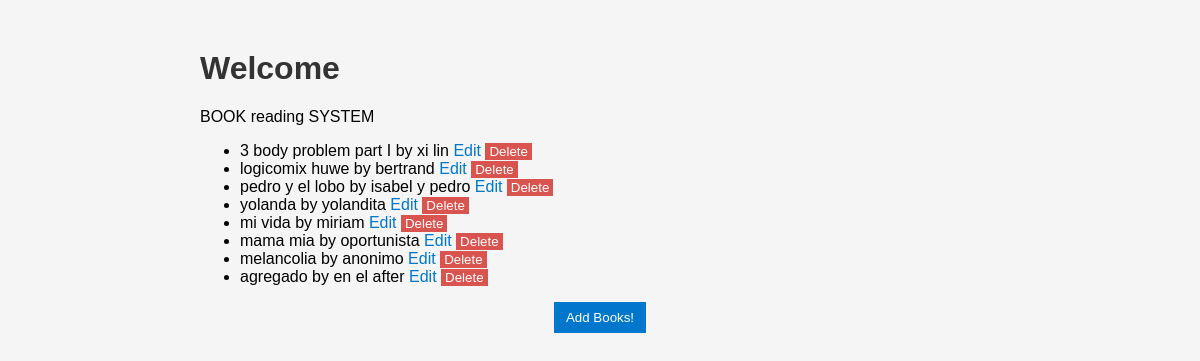
/libros, run on an earlier commit of the app's database.
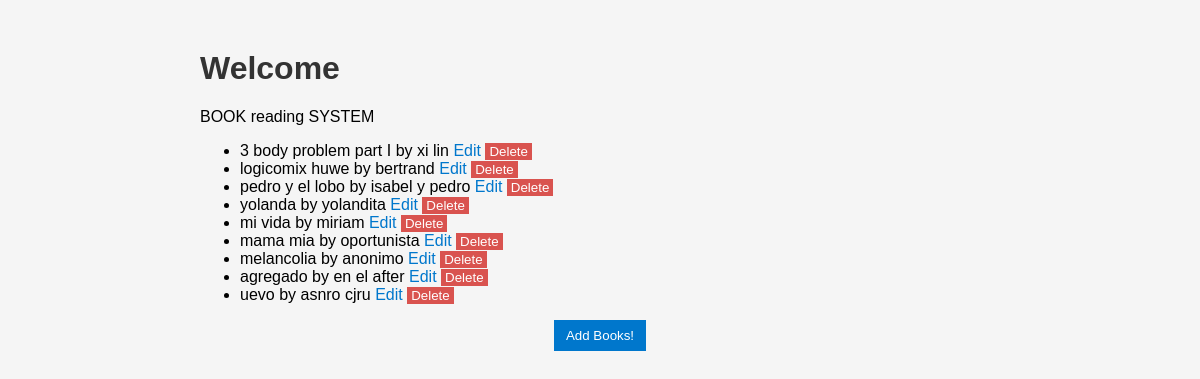
And on a later commit of the database.
### tables this page shows
CREATE TABLE books (
                   id INTEGER PRIMARY KEY AUTOINCREMENT,
                   title TEXT NOT NULL,
                   author TEXT NOT NULL
        );

### p1.py (the view)
@app.route("/libros")
def libros():
    books= get_all_books()
    return render_template("libros.html", books=books)

### database.py (called while the page is built)
def get_all_books():
    conn = get_connection()
    cursor = conn.cursor()
    cursor.execute("SELECT id, title, author FROM books")
    books = cursor.fetchall()
    conn.close()
    return books

def get_connection():
    conn = sqlite3.connect("books.db")
    return conn

### templates/libros.html (shortened to what this page needs)
<head>
    <link rel="stylesheet"
    href="{{ url_for('static', filename='style.css') }}">
</head>
<h1>Welcome</h1>
<p>BOOK reading SYSTEM</p>
<ul>
    {% for boo in books %}
        <li> {{ boo[1] }} by {{boo[2]}}
            <a href="{{ url_for('edit_book', id=boo[0]) }}">
                Edit
            </a>
            <form action="{{ url_for('delete_book', id=boo[0]) }}" method="post"
             style="display:inline;">
                <button
                    class="delete-btn"
                    type="submit"
                    onclick = "return confirm('Delete the book {{boo[1]}} by {{boo[2]}} ?')">
                    Delete
                </button>
            </form>
        </li>
    {% endfor %}
</ul>
   <button class="add-btn"
   onclick="window.location.href='{{ url_for('books') }}'">
        Add Books!
    </button>

### static/style.css (style rules this page uses)
h1 { color: #333; }
a { color: #0077cc; text-decoration: none; }
form { margin: 20px 0; }
.add-btn { display: block; margin: 0 auto; }
button { padding: 8px 12px; background-color: #0077cc; color: white; border: none; cursor: pointer; }
.delete-btn { background-color: #d9534f; color: white; border: none; padding: 1px 4px; cursor: pointer; }

What changed in the data, as far as the page shows it:
added books: title "uevo", author "asnro cjru"
